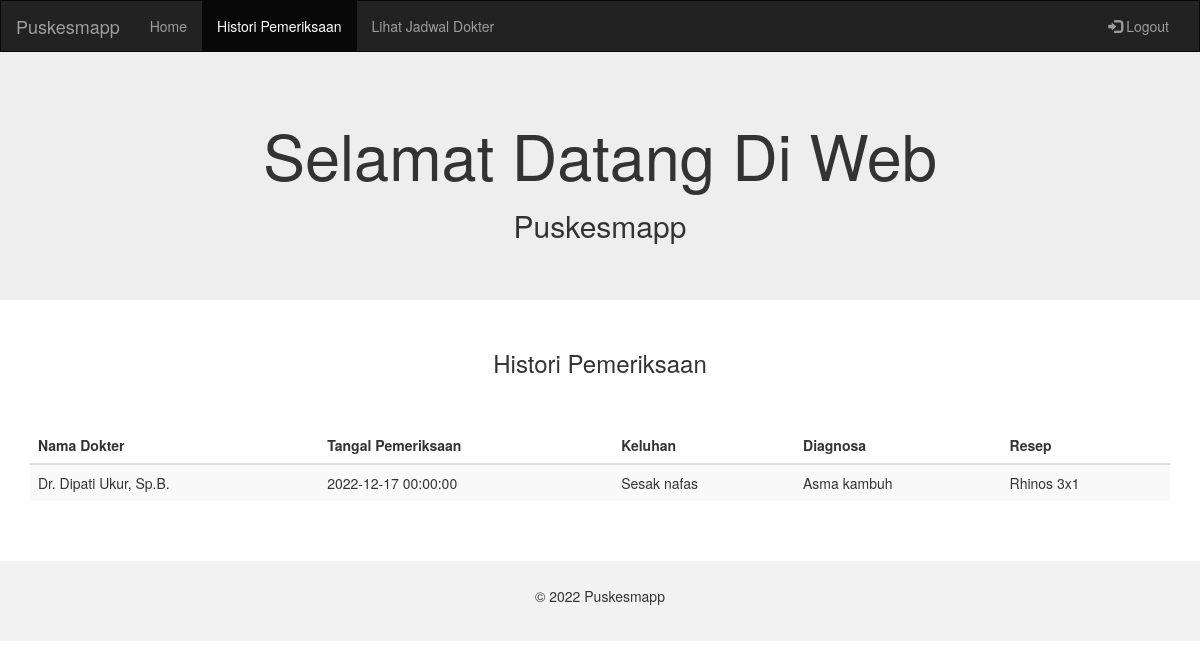
Screenshot of /sourcecode/rekam_medis/user/history.php?id=6 with the database file from the repository.
### tables this page shows
CREATE TABLE `rekam_medis_header` (
  `id` int(11) NOT NULL,
  `id_pemeriksaan` int(11) NOT NULL,
  `nama_dokter` varchar(255) NOT NULL,
  `nama_pasien` varchar(255) NOT NULL,
  `tanggal_pemeriksaan` datetime NOT NULL,
  `keluhan` varchar(45) NOT NULL,
  `diagnosa` text NOT NULL,
  `resep` varchar(255) NOT NULL,
  `status` varchar(45) NOT NULL
);

### sourcecode/rekam_medis/user/history.php (the view, shortened to what this page needs)
<!DOCTYPE html>
<html lang="en">
<head>
  <link rel="stylesheet" href="https://maxcdn.bootstrapcdn.com/bootstrap/3.4.1/css/bootstrap.min.css">
</head>
<body>
<nav class="navbar navbar-inverse">
  <div class="container-fluid">
    <div class="navbar-header">
      <a class="navbar-brand" href="#">Puskesmapp</a>
    </div>
    <div class="collapse navbar-collapse" id="myNavbar">
      <ul class="nav navbar-nav">
        <li><a href="index.php?id=<?php echo $id=$_GET['id'];?>">Home</a></li>
        <li class="active"><a href="history.php?id=<?php echo $id=$_GET['id'];?>">Histori Pemeriksaan</a></li>
        <li ><a href="jadwal_dokter.php?id=<?php echo $id=$_GET['id'];?>">Lihat Jadwal Dokter</a></li>
      </ul>
      <ul class="nav navbar-nav navbar-right">
        <li><a href='../logout.php'><span class="glyphicon glyphicon-log-in"></span> Logout</a></li>
      </ul>
    </div>
  </div>
</nav>
<div class="jumbotron">
  <div class="container text-center">
    <h1>Selamat Datang Di Web</h1>
    <h2>Puskesmapp</h2>
  </div>
</div>
<?php
include '../koneksi.php';
    $id=$_GET['id'];
    $get_id=mysqli_query($conn, "select * from pasien where id = '$id'");
    while($c=mysqli_fetch_array($get_id)){
      $nama = $c['nama'];
      $daftar = $conn->query ("select * from rekam_medis_header where nama_pasien = '$nama' ");
    }
    ?>
<div class="container">
<h3 class="text-center" >Histori Pemeriksaan</h3><br><br>
<table class="table table-striped table-hover">
  <thead>
    <tr>
    <th scope="col">Nama Dokter</th>
      <th scope="col">Tangal Pemeriksaan</th>
      <th scope="col">Keluhan</th>
      <th scope="col">Diagnosa</th>
      <th scope="col">Resep</th>
    </tr>
  </thead>
  <tbody>
    <?php
            foreach ($daftar as $row) {
              echo "<tr>";
              echo "<td>".$row['nama_dokter']."</td>";
              echo "<td>".$row['tanggal_pemeriksaan']."</td>";
              echo "<td>".$row['keluhan']."</td>";
              echo "<td>".$row['diagnosa']."</td>";
              echo "<td>".$row['resep']."</td>";
              echo "</tr>";
          };
            ?>
  </tbody>
</table>
</div>
<br><br>
<footer class="container-fluid text-center">
  <p>© 2022 Puskesmapp</p>
</footer>
</body>
</html>

### sourcecode/rekam_medis/user/history.php (style rules this page uses)
.navbar { margin-bottom: 0; border-radius: 0; }
footer { background-color: #f2f2f2; padding: 25px; }

### rows the page displays
rekam_medis_header: nama_dokter "Dr. Dipati Ukur, Sp.B.", tanggal_pemeriksaan "2022-12-17 00:00:00", keluhan "Sesak nafas", diagnosa "Asma kambuh", resep "Rhinos 3x1"
